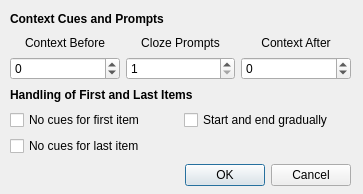
<?xml version="1.0" encoding="UTF-8"?>
<ui version="4.0">
 <class>Dialog</class>
 <widget class="QDialog" name="Dialog">
  <property name="geometry">
   <rect>
    <x>0</x>
    <y>0</y>
    <width>363</width>
    <height>194</height>
   </rect>
  </property>
  <property name="minimumSize">
   <size>
    <width>363</width>
    <height>194</height>
   </size>
  </property>
  <property name="maximumSize">
   <size>
    <width>363</width>
    <height>194</height>
   </size>
  </property>
  <property name="windowTitle">
   <string>Overlapping Cloze Note Settings</string>
  </property>
  <widget class="QDialogButtonBox" name="buttonBox">
   <property name="geometry">
    <rect>
     <x>10</x>
     <y>160</y>
     <width>341</width>
     <height>31</height>
    </rect>
   </property>
   <property name="orientation">
    <enum>Qt::Horizontal</enum>
   </property>
   <property name="standardButtons">
    <set>QDialogButtonBox::Cancel|QDialogButtonBox::Ok</set>
   </property>
  </widget>
  <widget class="QWidget" name="verticalLayoutWidget">
   <property name="geometry">
    <rect>
     <x>10</x>
     <y>10</y>
     <width>341</width>
     <height>146</height>
    </rect>
   </property>
   <layout class="QVBoxLayout" name="verticalLayout">
    <item>
     <layout class="QGridLayout" name="gridLayout_1">
      <property name="leftMargin">
       <number>0</number>
      </property>
      <property name="rightMargin">
       <number>0</number>
      </property>
      <item row="1" column="2">
       <widget class="QLabel" name="label_4">
        <property name="text">
         <string>Context After</string>
        </property>
        <property name="alignment">
         <set>Qt::AlignCenter</set>
        </property>
       </widget>
      </item>
      <item row="2" column="0">
       <widget class="QSpinBox" name="sb_before">
        <property name="toolTip">
         <string>Number of context cues before the prompt.&lt;br&gt;Set to -1/'all' to show all previous items as context</string>
        </property>
        <property name="specialValueText">
         <string>all</string>
        </property>
        <property name="minimum">
         <number>-1</number>
        </property>
       </widget>
      </item>
      <item row="2" column="1">
       <widget class="QSpinBox" name="sb_cloze">
        <property name="toolTip">
         <string>Number of items to prompt for per card</string>
        </property>
        <property name="minimum">
         <number>1</number>
        </property>
       </widget>
      </item>
      <item row="1" column="0">
       <widget class="QLabel" name="label_2">
        <property name="text">
         <string>Context Before</string>
        </property>
        <property name="alignment">
         <set>Qt::AlignCenter</set>
        </property>
       </widget>
      </item>
      <item row="1" column="1">
       <widget class="QLabel" name="label_3">
        <property name="text">
         <string>Cloze Prompts</string>
        </property>
        <property name="alignment">
         <set>Qt::AlignCenter</set>
        </property>
       </widget>
      </item>
      <item row="2" column="2">
       <widget class="QSpinBox" name="sb_after">
        <property name="toolTip">
         <string>Number of context cues after the prompt.
.&lt;br&gt;Set to -1/'all' to show all following items as context</string>
        </property>
        <property name="specialValueText">
         <string>all</string>
        </property>
        <property name="minimum">
         <number>-1</number>
        </property>
       </widget>
      </item>
      <item row="0" column="0" colspan="3">
       <widget class="QLabel" name="label_1">
        <property name="text">
         <string>&lt;html&gt;&lt;head/&gt;&lt;body&gt;&lt;p&gt;&lt;span style=&quot; font-weight:600;&quot;&gt;Context Cues and Prompts&lt;/span&gt;&lt;/p&gt;&lt;/body&gt;&lt;/html&gt;</string>
        </property>
       </widget>
      </item>
     </layout>
    </item>
    <item>
     <layout class="QGridLayout" name="gridLayout_2">
      <property name="leftMargin">
       <number>0</number>
      </property>
      <property name="rightMargin">
       <number>0</number>
      </property>
      <item row="1" column="0">
       <widget class="QCheckBox" name="cb_ncf">
        <property name="toolTip">
         <string>Don't provide any context cues for first cloze item</string>
        </property>
        <property name="text">
         <string>No cues for first item</string>
        </property>
       </widget>
      </item>
      <item row="0" column="0" colspan="2">
       <widget class="QLabel" name="label_5">
        <property name="text">
         <string>&lt;html&gt;&lt;head/&gt;&lt;body&gt;&lt;p&gt;&lt;span style=&quot; font-weight:600;&quot;&gt;Handling of First and Last Items&lt;/span&gt;&lt;/p&gt;&lt;/body&gt;&lt;/html&gt;</string>
        </property>
       </widget>
      </item>
      <item row="2" column="0">
       <widget class="QCheckBox" name="cb_ncl">
        <property name="toolTip">
         <string>Don't provide any context cues for last cloze item</string>
        </property>
        <property name="text">
         <string>No cues for last item</string>
        </property>
       </widget>
      </item>
      <item row="1" column="1">
       <widget class="QCheckBox" name="cb_incr">
        <property name="toolTip">
         <string>For notes that have multiple clozes revealed per card,&lt;br&gt;gradually build up to full reveal count at the start,&lt;br&gt;and vice-versa in the end</string>
        </property>
        <property name="text">
         <string>Start and end gradually</string>
        </property>
       </widget>
      </item>
     </layout>
    </item>
   </layout>
  </widget>
 </widget>
 <tabstops>
  <tabstop>sb_before</tabstop>
  <tabstop>sb_cloze</tabstop>
  <tabstop>sb_after</tabstop>
  <tabstop>cb_ncf</tabstop>
  <tabstop>cb_ncl</tabstop>
  <tabstop>cb_incr</tabstop>
  <tabstop>buttonBox</tabstop>
 </tabstops>
 <resources/>
 <connections>
  <connection>
   <sender>buttonBox</sender>
   <signal>accepted()</signal>
   <receiver>Dialog</receiver>
   <slot>accept()</slot>
   <hints>
    <hint type="sourcelabel">
     <x>228</x>
     <y>404</y>
    </hint>
    <hint type="destinationlabel">
     <x>157</x>
     <y>274</y>
    </hint>
   </hints>
  </connection>
  <connection>
   <sender>buttonBox</sender>
   <signal>rejected()</signal>
   <receiver>Dialog</receiver>
   <slot>reject()</slot>
   <hints>
    <hint type="sourcelabel">
     <x>296</x>
     <y>410</y>
    </hint>
    <hint type="destinationlabel">
     <x>286</x>
     <y>274</y>
    </hint>
   </hints>
  </connection>
 </connections>
</ui>
